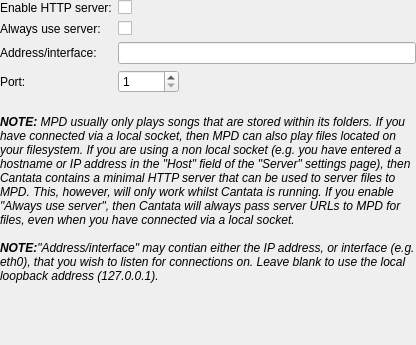
<?xml version="1.0" encoding="UTF-8"?>
<ui version="4.0">
 <class>HttpServerSettings</class>
 <widget class="QWidget" name="HttpServerSettings">
  <property name="geometry">
   <rect>
    <x>0</x>
    <y>0</y>
    <width>416</width>
    <height>345</height>
   </rect>
  </property>
  <layout class="QVBoxLayout" name="verticalLayout">
   <property name="margin">
    <number>0</number>
   </property>
   <item>
    <layout class="QFormLayout" name="formLayout">
     <property name="fieldGrowthPolicy">
      <enum>QFormLayout::ExpandingFieldsGrow</enum>
     </property>
     <item row="0" column="0">
      <widget class="BuddyLabel" name="label">
       <property name="text">
        <string>Enable HTTP server:</string>
       </property>
       <property name="buddy">
        <cstring>enableHttp</cstring>
       </property>
      </widget>
     </item>
     <item row="0" column="1">
      <widget class="OnOffButton" name="enableHttp">
       <property name="text">
        <string/>
       </property>
      </widget>
     </item>
     <item row="1" column="0">
      <widget class="BuddyLabel" name="label_2">
       <property name="text">
        <string>Always use server:</string>
       </property>
       <property name="buddy">
        <cstring>alwaysUseHttp</cstring>
       </property>
      </widget>
     </item>
     <item row="1" column="1">
      <widget class="OnOffButton" name="alwaysUseHttp">
       <property name="text">
        <string/>
       </property>
      </widget>
     </item>
     <item row="3" column="0">
      <widget class="BuddyLabel" name="label_3">
       <property name="text">
        <string>Port:</string>
       </property>
       <property name="buddy">
        <cstring>httpPort</cstring>
       </property>
      </widget>
     </item>
     <item row="3" column="1">
      <widget class="SpinBox" name="httpPort">
       <property name="minimum">
        <number>1</number>
       </property>
       <property name="maximum">
        <number>65535</number>
       </property>
      </widget>
     </item>
     <item row="2" column="0">
      <widget class="BuddyLabel" name="label_5">
       <property name="text">
        <string>Address/interface:</string>
       </property>
       <property name="buddy">
        <cstring>httpAddress</cstring>
       </property>
      </widget>
     </item>
     <item row="2" column="1">
      <widget class="LineEdit" name="httpAddress"/>
     </item>
    </layout>
   </item>
   <item>
    <spacer name="verticalSpacer_2">
     <property name="orientation">
      <enum>Qt::Vertical</enum>
     </property>
     <property name="sizeType">
      <enum>QSizePolicy::Fixed</enum>
     </property>
     <property name="sizeHint" stdset="0">
      <size>
       <width>20</width>
       <height>16</height>
      </size>
     </property>
    </spacer>
   </item>
   <item>
    <widget class="QLabel" name="label_4">
     <property name="text">
      <string>&lt;i&gt;&lt;b&gt;NOTE:&lt;/b&gt; MPD usually only plays songs that are stored within its folders. If you have connected via a local socket, then MPD can also play files located on your filesystem. If you are using a non local socket (e.g. you have entered a hostname or IP address in the &quot;Host&quot; field of the &quot;Server&quot; settings page), then Cantata contains a minimal HTTP server that can be used to server files to MPD. This, however, will only work whilst Cantata is running.  If you enable &quot;Always use server&quot;, then Cantata will always pass server URLs to MPD for files, even when you have  connected via a local socket.&lt;br/&gt;&lt;br/&gt;
&lt;b&gt;NOTE:&lt;/b&gt;&quot;Address/interface&quot; may contian either the IP address, or interface (e.g. eth0), that you wish to listen for connections on. Leave blank to use the local loopback address (127.0.0.1).&lt;/i&gt;&lt;/i&gt;</string>
     </property>
     <property name="wordWrap">
      <bool>true</bool>
     </property>
    </widget>
   </item>
   <item>
    <spacer name="verticalSpacer">
     <property name="orientation">
      <enum>Qt::Vertical</enum>
     </property>
     <property name="sizeHint" stdset="0">
      <size>
       <width>20</width>
       <height>13</height>
      </size>
     </property>
    </spacer>
   </item>
  </layout>
 </widget>
 <customwidgets>
  <customwidget>
   <class>OnOffButton</class>
   <extends>QCheckBox</extends>
   <header>onoffbutton.h</header>
  </customwidget>
  <customwidget>
   <class>LineEdit</class>
   <extends>QLineEdit</extends>
   <header>lineedit.h</header>
  </customwidget>
  <customwidget>
   <class>BuddyLabel</class>
   <extends>QLabel</extends>
   <header>buddylabel.h</header>
  </customwidget>
  <customwidget>
   <class>SpinBox</class>
   <extends>QSpinBox</extends>
   <header>spinbox.h</header>
  </customwidget>
 </customwidgets>
 <tabstops>
  <tabstop>enableHttp</tabstop>
  <tabstop>alwaysUseHttp</tabstop>
  <tabstop>httpAddress</tabstop>
  <tabstop>httpPort</tabstop>
 </tabstops>
 <resources/>
 <connections>
  <connection>
   <sender>enableHttp</sender>
   <signal>toggled(bool)</signal>
   <receiver>httpPort</receiver>
   <slot>setEnabled(bool)</slot>
   <hints>
    <hint type="sourcelabel">
     <x>120</x>
     <y>7</y>
    </hint>
    <hint type="destinationlabel">
     <x>148</x>
     <y>61</y>
    </hint>
   </hints>
  </connection>
  <connection>
   <sender>enableHttp</sender>
   <signal>toggled(bool)</signal>
   <receiver>alwaysUseHttp</receiver>
   <slot>setEnabled(bool)</slot>
   <hints>
    <hint type="sourcelabel">
     <x>126</x>
     <y>19</y>
    </hint>
    <hint type="destinationlabel">
     <x>128</x>
     <y>44</y>
    </hint>
   </hints>
  </connection>
 </connections>
</ui>
